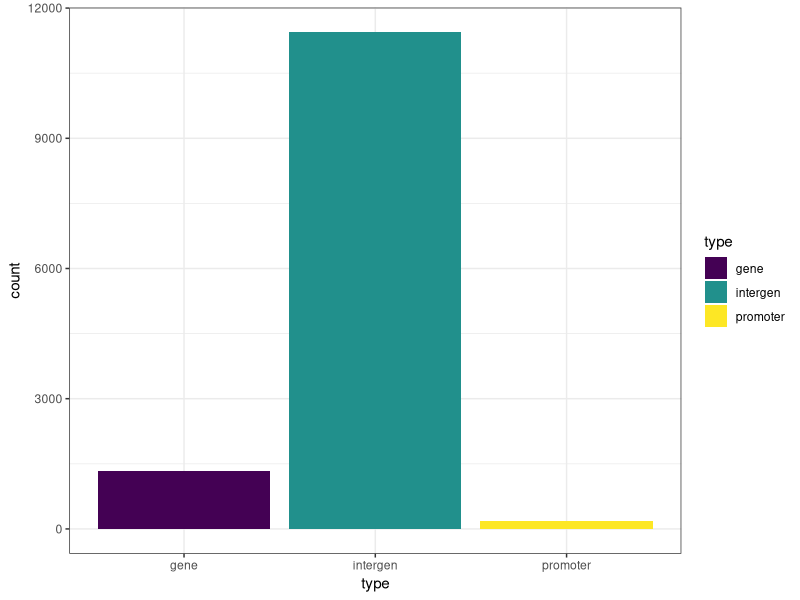
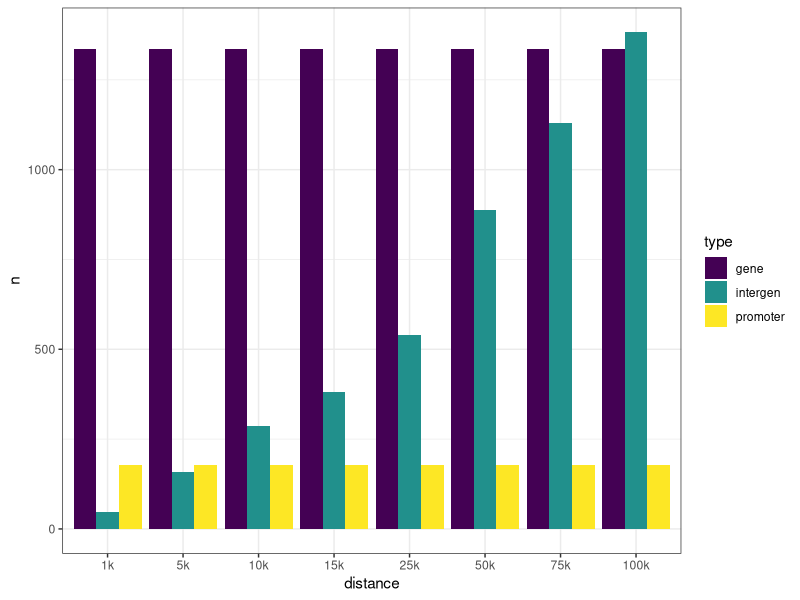
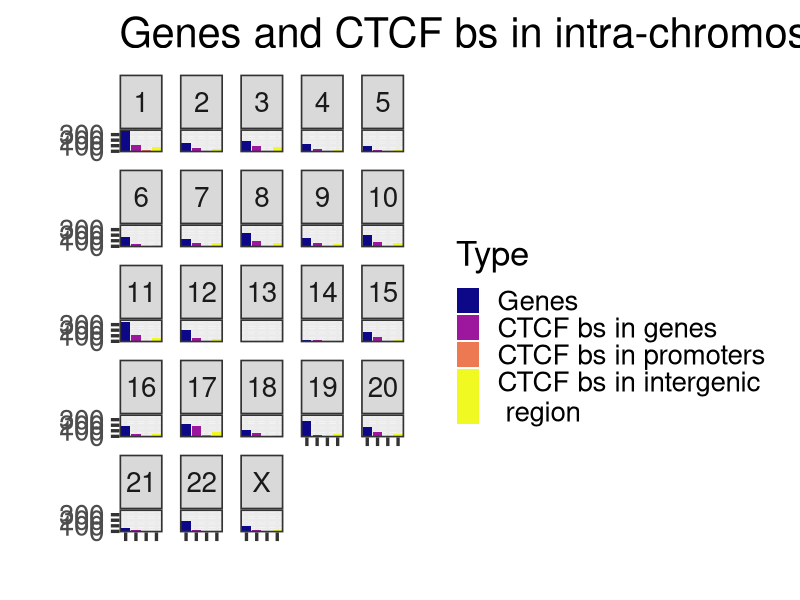

The R script that drew these images, in order:
library(readr)
library(dplyr)
library(ggplot2)
library(IRanges)

### Read the classified CTCFs
ctcfs <- read_tsv("data/class_ctcfs.tsv", col_types = cols(
  chr = col_character()))

ctcfs %>% select(type) %>% table()
# gen  intergen    other promoter 
# 8047     8979     2459      868
# intergen = 11438
ctcfs_hits <- read_tsv("data/ctcfs_hits.tsv")
genes <- read_tsv("data/luma-intra-vertices.tsv", 
                          col_types = cols_only(
                            ensemblID = col_character(),
                            chr = col_character(),
                            start = col_integer(),
                            end = col_integer()
                          ))
genes <- genes %>% dplyr::rename(id = ensemblID)

luma_ctcfs <- ctcfs_hits %>% 
  semi_join(genes, by = c("sequence" = "id")) %>% 
  select(ctcf) %>% unlist(use.names = FALSE) %>% unique()

## Remove ctcfs that lie on gene promoters or gene bodies in genes that are not 
## in our network. Keep the ones in the intergenic region of genes to check if they include
## other peaks at a certain distance
ctcfs <- bind_rows(
  ctcfs %>% 
    filter(id %in% luma_ctcfs),
  ctcfs %>% 
  filter(!id %in% luma_ctcfs, type  %in% c("intergen", "other"))
  )

promoters <- genes %>% mutate(end = start + 500, start = start - 5000)
extended_regions <- genes %>% mutate(start = start - 5000, end = end)
gene_bodies <- genes %>% mutate(start = start + 500) %>% filter(end > start)

chrs <- as.character(c(seq(1:22), "X"))

### Reclasify
luma_ctfs <- parallel::mclapply(X = chrs, mc.cores = 23, FUN = function(ch){
  chr_ctcfs <- ctcfs %>% filter(chr == ch)
  chr_gene_bodies <- gene_bodies %>% filter(chr == ch)
  chr_promoters <- promoters %>% filter(chr == ch)
  chr_extended_regions <- extended_regions %>% filter(chr == ch)
  
  cranges <- IRanges(start = chr_ctcfs$start, end = chr_ctcfs$end, names = chr_ctcfs$id)
  granges <- IRanges(start = chr_gene_bodies$start, end = chr_gene_bodies$end, names = chr_gene_bodies$id)
  pranges <- IRanges(start = chr_promoters$start, end = chr_promoters$end, names = chr_promoters$id)
  eranges <- IRanges(start = chr_extended_regions$start, end = chr_extended_regions$end, names = chr_extended_regions$id)
  
  #ctcfs in promotoers and gene bodies
  chr_ctcfs <- chr_ctcfs %>% mutate(phits = countOverlaps(cranges, pranges, type = "within"), 
                                    ghits = countOverlaps(cranges, granges, type = "within"))
                         
  phits <- as.data.frame(findOverlaps(cranges, pranges, type = "within")) 
  if(nrow(phits) > 0) {
    phits <- phits  %>% 
      mutate(ctcf = chr_ctcfs$id[queryHits], sequence = chr_promoters$id[subjectHits], type = "promoter")
  }
 
  ghits <- as.data.frame(findOverlaps(cranges, granges, type = "within"))
  if(nrow(ghits) > 0) {
    ghits <- ghits %>% 
      mutate(ctcf = chr_ctcfs$id[queryHits], sequence = chr_gene_bodies$id[subjectHits], type = "gene")
  }
   
  hits <- bind_rows(phits, ghits)
  
  if(nrow(hits) > 0) {
    hits <- hits %>% select(ctcf, sequence, type)
  }
  # Distance to the extended region
  dist <- distanceToNearest(cranges, eranges)
  chr_ctcfs$near_region <- chr_extended_regions$id[to(dist)]
  chr_ctcfs$near_distance <- unlist(elementMetadata(dist))
  return(list(ctcfs = chr_ctcfs, hits = hits))
})

class_ctcfs <- plyr::ldply(lapply(luma_ctfs, "[[", "ctcfs"))
ctcfs_hits <- plyr::ldply(lapply(luma_ctfs, "[[", "hits"))

class_ctcfs <- class_ctcfs %>% mutate(type = case_when(phits > 0 ~ "promoter",
                                                   ghits > 0 ~ "gene",
                                                   TRUE ~ "intergen"))

class_ctcfs %>% select(type) %>% table()
#gene intergen promoter 
#1343    11438      177

png(paste0("figures/ctcfs/class-barplot-luma.png"), width = 600, height = 800)
ggplot(class_ctcfs, aes(x = type, fill = type)) +
  geom_bar() +
  theme_bw() +
  scale_fill_viridis_d() 
dev.off()

ctcfs_count <- bind_rows(
  class_ctcfs %>% filter(near_distance <= 100000) %>% select(type) %>% mutate(distance = "100k"),
  class_ctcfs %>% filter(near_distance <= 75000) %>% select(type) %>% mutate(distance = "75k"),
  class_ctcfs %>% filter(near_distance <= 50000) %>% select(type) %>% mutate(distance = "50k"),
  class_ctcfs %>% filter(near_distance <= 25000) %>% select(type) %>% mutate(distance = "25k"),
  class_ctcfs %>% filter(near_distance <= 15000) %>% select(type) %>% mutate(distance = "15k"),
  class_ctcfs %>% filter(near_distance <= 10000) %>% select(type) %>% mutate(distance = "10k"),
  class_ctcfs %>% filter(near_distance <= 5000) %>% select(type) %>% mutate(distance = "5k"),
  class_ctcfs %>% filter(near_distance <= 1000) %>% select(type) %>% mutate(distance = "1k"))
ctcfs_count <- ctcfs_count %>% group_by(type, distance) %>% tally()
ctcfs_count$distance <- factor(ctcfs_count$distance, 
                                  levels = c("1k", "5k", "10k", "15k", "25k", "50k", "75k", "100k"))

png(paste0("figures/ctcfs/class-barplot-luma-distance.png"), width = 800, height = 800)
ggplot(ctcfs_count, aes(x = distance,  y = n, fill = type)) +
  geom_bar(position="dodge", stat="identity") +
  theme_bw() +
  scale_fill_viridis_d() 
dev.off()

## digamos que 50k 
class_ctcfs_50 <- class_ctcfs %>% filter(near_distance <= 50000)

class_ctcfs_50 %>% select(type) %>% table()
# gene intergen promoter 
# 1343      887      177 
plot_ctcfs <- class_ctcfs_50 %>% select(type, chr) %>% 
  bind_rows(genes %>% select(chr) %>% mutate(type = "mrna")) %>% 
  mutate(type = ordered(as.factor(type), levels = c("mrna", "gene", "promoter", "intergen")),
         chr = ordered(chr, levels = chrs))
  
png(paste0("figures/ctcfs/ctcfs-by-chr-type.png"), width = 1200, height = 1200)
ggplot(plot_ctcfs, aes(x = type, fill = type)) +
  geom_bar() +
  theme_bw(base_size = 25) +
  theme(axis.text.x = element_blank()) +
  scale_fill_viridis_d(option = "C", name = "Type",
                       labels = c("Genes", "CTCF bs in genes", "CTCF bs in promoters", "CTCF bs in intergenic\n region" )) + 
  facet_wrap(~chr) +
  xlab("") +
  ylab("") +
  ggtitle("Genes and CTCF bs in intra-chromosomal communities") 
dev.off()

write_tsv(class_ctcfs, path = "data/ctcfs_in_intra_luma.tsv")
write_tsv(ctcfs_hits, path  = "data/ctcfs_hits_in_intra_luma.tsv")
write_tsv(class_ctcfs_50, path  = "data/ctcfs_in_intra_luma_50k.tsv")
